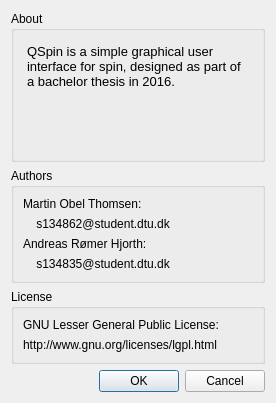
<?xml version="1.0" encoding="UTF-8"?>
<ui version="4.0">
 <class>About</class>
 <widget class="QDialog" name="About">
  <property name="geometry">
   <rect>
    <x>0</x>
    <y>0</y>
    <width>276</width>
    <height>403</height>
   </rect>
  </property>
  <property name="windowTitle">
   <string>Dialog</string>
  </property>
  <layout class="QVBoxLayout" name="verticalLayout">
   <item>
    <widget class="QGroupBox" name="groupBox_3">
     <property name="title">
      <string>About</string>
     </property>
     <layout class="QGridLayout" name="gridLayout">
      <item row="0" column="0">
       <widget class="QTextBrowser" name="textBrowser">
        <property name="sizePolicy">
         <sizepolicy hsizetype="Preferred" vsizetype="Preferred">
          <horstretch>0</horstretch>
          <verstretch>0</verstretch>
         </sizepolicy>
        </property>
        <property name="styleSheet">
         <string notr="true">background:transparent;</string>
        </property>
        <property name="frameShape">
         <enum>QFrame::NoFrame</enum>
        </property>
        <property name="frameShadow">
         <enum>QFrame::Plain</enum>
        </property>
        <property name="lineWidth">
         <number>0</number>
        </property>
        <property name="html">
         <string>&lt;!DOCTYPE HTML PUBLIC &quot;-//W3C//DTD HTML 4.0//EN&quot; &quot;http://www.w3.org/TR/REC-html40/strict.dtd&quot;&gt;
&lt;html&gt;&lt;head&gt;&lt;meta name=&quot;qrichtext&quot; content=&quot;1&quot; /&gt;&lt;style type=&quot;text/css&quot;&gt;
p, li { white-space: pre-wrap; }
&lt;/style&gt;&lt;/head&gt;&lt;body style=&quot; font-family:'Noto Sans'; font-size:10pt; font-weight:400; font-style:normal;&quot;&gt;
&lt;p style=&quot; margin-top:0px; margin-bottom:0px; margin-left:0px; margin-right:0px; -qt-block-indent:0; text-indent:0px;&quot;&gt;&lt;span style=&quot; font-family:'Droid Sans';&quot;&gt;QSpin is a simple graphical user interface for spin, designed as part of a bachelor thesis in 2016.&lt;/span&gt;&lt;/p&gt;&lt;/body&gt;&lt;/html&gt;</string>
        </property>
       </widget>
      </item>
     </layout>
    </widget>
   </item>
   <item>
    <widget class="QGroupBox" name="groupBox">
     <property name="title">
      <string>Authors</string>
     </property>
     <property name="flat">
      <bool>false</bool>
     </property>
     <layout class="QVBoxLayout" name="verticalLayout_2">
      <item>
       <widget class="QLabel" name="label_2">
        <property name="text">
         <string>Martin Obel Thomsen:</string>
        </property>
        <property name="alignment">
         <set>Qt::AlignLeading|Qt::AlignLeft|Qt::AlignTop</set>
        </property>
       </widget>
      </item>
      <item>
       <widget class="QLabel" name="label_5">
        <property name="text">
         <string>    s134862@student.dtu.dk</string>
        </property>
       </widget>
      </item>
      <item>
       <widget class="QLabel" name="label_3">
        <property name="text">
         <string>Andreas Rømer Hjorth:</string>
        </property>
       </widget>
      </item>
      <item>
       <widget class="QLabel" name="label_6">
        <property name="text">
         <string>    s134835@student.dtu.dk</string>
        </property>
       </widget>
      </item>
     </layout>
    </widget>
   </item>
   <item>
    <widget class="QGroupBox" name="groupBox_2">
     <property name="sizePolicy">
      <sizepolicy hsizetype="Preferred" vsizetype="Preferred">
       <horstretch>0</horstretch>
       <verstretch>0</verstretch>
      </sizepolicy>
     </property>
     <property name="title">
      <string>License</string>
     </property>
     <layout class="QVBoxLayout" name="verticalLayout_3">
      <item>
       <widget class="QLabel" name="label">
        <property name="sizePolicy">
         <sizepolicy hsizetype="Preferred" vsizetype="Preferred">
          <horstretch>0</horstretch>
          <verstretch>0</verstretch>
         </sizepolicy>
        </property>
        <property name="text">
         <string>GNU Lesser General Public License:</string>
        </property>
       </widget>
      </item>
      <item>
       <widget class="QLabel" name="label_4">
        <property name="text">
         <string>http://www.gnu.org/licenses/lgpl.html</string>
        </property>
       </widget>
      </item>
     </layout>
    </widget>
   </item>
   <item>
    <spacer name="verticalSpacer">
     <property name="orientation">
      <enum>Qt::Vertical</enum>
     </property>
     <property name="sizeHint" stdset="0">
      <size>
       <width>20</width>
       <height>40</height>
      </size>
     </property>
    </spacer>
   </item>
   <item>
    <widget class="QDialogButtonBox" name="buttonBox">
     <property name="orientation">
      <enum>Qt::Horizontal</enum>
     </property>
     <property name="standardButtons">
      <set>QDialogButtonBox::Cancel|QDialogButtonBox::Ok</set>
     </property>
    </widget>
   </item>
  </layout>
 </widget>
 <resources/>
 <connections>
  <connection>
   <sender>buttonBox</sender>
   <signal>accepted()</signal>
   <receiver>About</receiver>
   <slot>accept()</slot>
   <hints>
    <hint type="sourcelabel">
     <x>248</x>
     <y>254</y>
    </hint>
    <hint type="destinationlabel">
     <x>157</x>
     <y>274</y>
    </hint>
   </hints>
  </connection>
  <connection>
   <sender>buttonBox</sender>
   <signal>rejected()</signal>
   <receiver>About</receiver>
   <slot>reject()</slot>
   <hints>
    <hint type="sourcelabel">
     <x>316</x>
     <y>260</y>
    </hint>
    <hint type="destinationlabel">
     <x>286</x>
     <y>274</y>
    </hint>
   </hints>
  </connection>
 </connections>
</ui>
